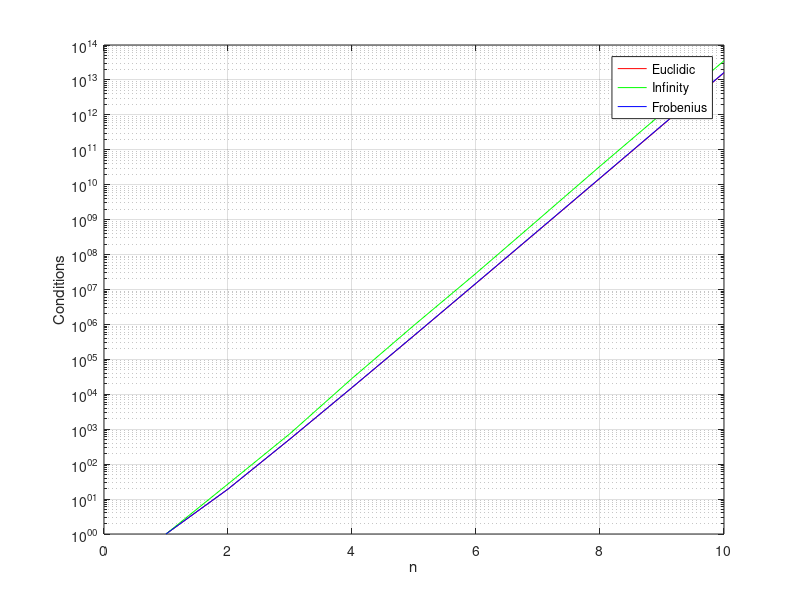

MATLAB code for this plot:
function [] = testHilbert()
    maxn = 10;
    close all;

    conditions = zeros(maxn, 3);

    for n = 1:maxn
        H = hilb(n);

        conditions(n, 1) = cond(H, 2);     % euclidic
        conditions(n, 2) = cond(H, inf);   % infinity
        conditions(n, 3) = cond(H, 'fro'); % frobenius
    end

    semilogy(conditions(:, 1), 'r');
    hold on;
    semilogy(conditions(:, 2), 'g');
    semilogy(conditions(:, 3), 'b');

    grid on;
    legend('Euclidic', 'Infinity', 'Frobenius');
    xlabel('n');
    ylabel('Conditions');
    hold off;
end
